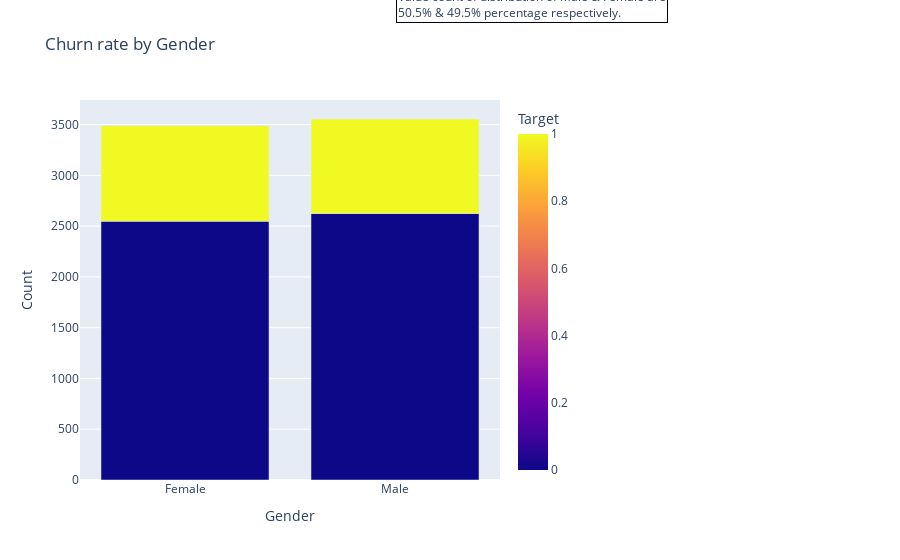
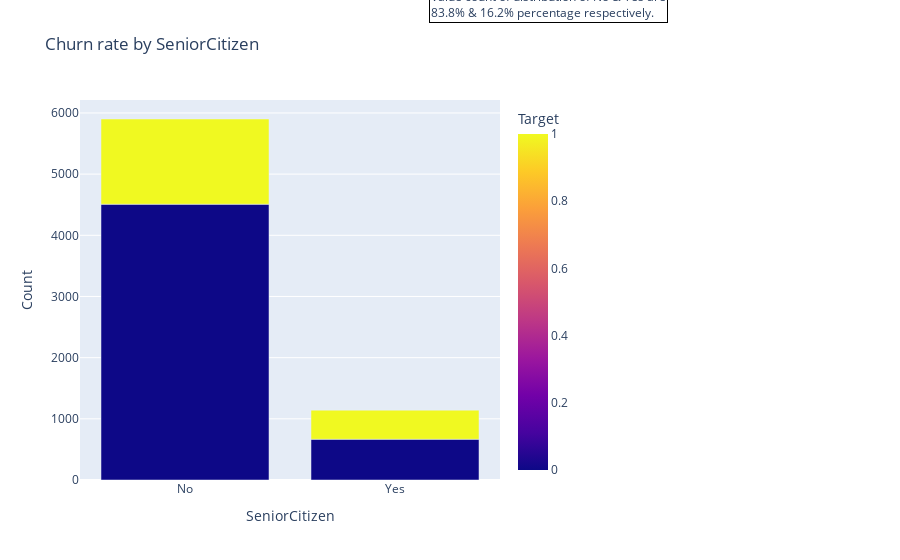
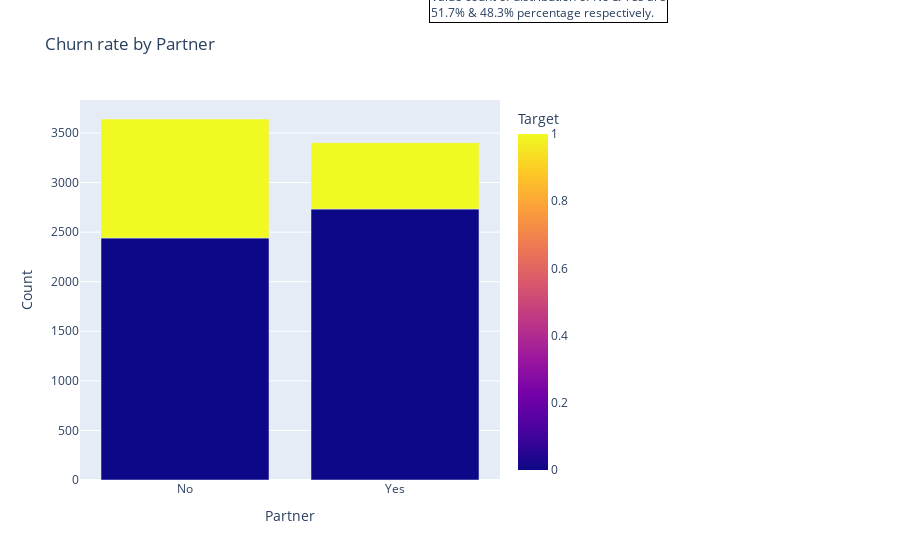
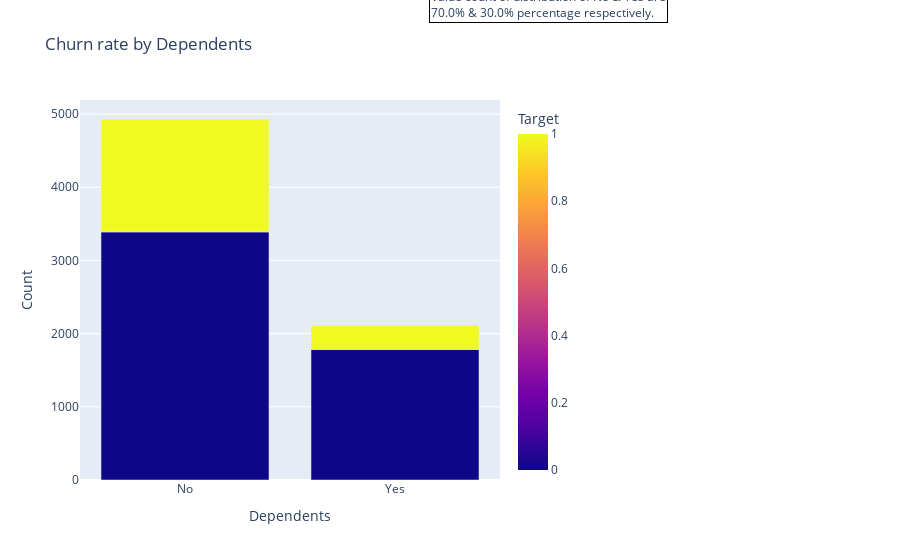

Source (notebook cell) for these figures, in order:
### Markdown cell above
### Изобразим демографические и персональные признаки

### Code cell
bar('Gender')
data_final.loc[data_final.SeniorCitizen==0,'SeniorCitizen'] = "No"   #конвертирует 0 в No 
data_final.loc[data_final.SeniorCitizen==1,'SeniorCitizen'] = "Yes"  #конвертирует 1 в Yes 
bar('SeniorCitizen')
bar('Partner')
bar('Dependents')

### Figure 1 — Plotly figure (JSON) as saved in the notebook; plotly's stock layout.template omitted (floating-point values rounded to 4 significant figures)
{"data": [{"alignmentgroup": "True", "hovertemplate": "Gender=%{x}<br>Count=%{y}<br>Target=%{marker.color}<extra></extra>", "legendgroup": "", "marker": {"color": [0, 1, 0, 1], "coloraxis": "coloraxis", "pattern": {"shape": ""}}, "name": "", "offsetgroup": "", "orientation": "v", "showlegend": false, "textposition": "auto", "type": "bar", "x": ["Female", "Female", "Male", "Male"], "xaxis": "x", "y": [2549, 939, 2625, 930], "yaxis": "y"}], "layout": {"annotations": [{"align": "left", "bordercolor": "black", "borderwidth": 1, "showarrow": false, "text": "Value count of distribution of Male & Female are<br>50.5% & 49.5% percentage respectively.", "x": 1.4, "xref": "paper", "y": 1.3, "yref": "paper"}], "barmode": "group", "coloraxis": {"colorbar": {"title": {"text": "Target"}}, "colorscale": [[0, "#0d0887"], [0.1111, "#46039f"], [0.2222, "#7201a8"], [0.3333, "#9c179e"], [0.4444, "#bd3786"], [0.5556, "#d8576b"], [0.6667, "#ed7953"], [0.7778, "#fb9f3a"], [0.8889, "#fdca26"], [1, "#f0f921"]]}, "legend": {"tracegroupgap": 0}, "margin": {"r": 400}, "title": {"text": "Churn rate by Gender"}, "xaxis": {"anchor": "y", "domain": [0, 1], "title": {"text": "Gender"}}, "yaxis": {"anchor": "x", "domain": [0, 1], "title": {"text": "Count"}}}}

### Figure 2 — Plotly figure (JSON) as saved in the notebook; plotly's stock layout.template omitted (floating-point values rounded to 4 significant figures)
{"data": [{"alignmentgroup": "True", "hovertemplate": "SeniorCitizen=%{x}<br>Count=%{y}<br>Target=%{marker.color}<extra></extra>", "legendgroup": "", "marker": {"color": [0, 1, 0, 1], "coloraxis": "coloraxis", "pattern": {"shape": ""}}, "name": "", "offsetgroup": "", "orientation": "v", "showlegend": false, "textposition": "auto", "type": "bar", "x": ["No", "No", "Yes", "Yes"], "xaxis": "x", "y": [4508, 1393, 666, 476], "yaxis": "y"}], "layout": {"annotations": [{"align": "left", "bordercolor": "black", "borderwidth": 1, "showarrow": false, "text": "Value count of distribution of No & Yes are<br>83.8% & 16.2% percentage respectively.", "x": 1.4, "xref": "paper", "y": 1.3, "yref": "paper"}], "barmode": "group", "coloraxis": {"colorbar": {"title": {"text": "Target"}}, "colorscale": [[0, "#0d0887"], [0.1111, "#46039f"], [0.2222, "#7201a8"], [0.3333, "#9c179e"], [0.4444, "#bd3786"], [0.5556, "#d8576b"], [0.6667, "#ed7953"], [0.7778, "#fb9f3a"], [0.8889, "#fdca26"], [1, "#f0f921"]]}, "legend": {"tracegroupgap": 0}, "margin": {"r": 400}, "title": {"text": "Churn rate by SeniorCitizen"}, "xaxis": {"anchor": "y", "domain": [0, 1], "title": {"text": "SeniorCitizen"}}, "yaxis": {"anchor": "x", "domain": [0, 1], "title": {"text": "Count"}}}}

### Figure 3 — Plotly figure (JSON) as saved in the notebook; plotly's stock layout.template omitted (floating-point values rounded to 4 significant figures)
{"data": [{"alignmentgroup": "True", "hovertemplate": "Partner=%{x}<br>Count=%{y}<br>Target=%{marker.color}<extra></extra>", "legendgroup": "", "marker": {"color": [0, 1, 0, 1], "coloraxis": "coloraxis", "pattern": {"shape": ""}}, "name": "", "offsetgroup": "", "orientation": "v", "showlegend": false, "textposition": "auto", "type": "bar", "x": ["No", "No", "Yes", "Yes"], "xaxis": "x", "y": [2441, 1200, 2733, 669], "yaxis": "y"}], "layout": {"annotations": [{"align": "left", "bordercolor": "black", "borderwidth": 1, "showarrow": false, "text": "Value count of distribution of No & Yes are<br>51.7% & 48.3% percentage respectively.", "x": 1.4, "xref": "paper", "y": 1.3, "yref": "paper"}], "barmode": "group", "coloraxis": {"colorbar": {"title": {"text": "Target"}}, "colorscale": [[0, "#0d0887"], [0.1111, "#46039f"], [0.2222, "#7201a8"], [0.3333, "#9c179e"], [0.4444, "#bd3786"], [0.5556, "#d8576b"], [0.6667, "#ed7953"], [0.7778, "#fb9f3a"], [0.8889, "#fdca26"], [1, "#f0f921"]]}, "legend": {"tracegroupgap": 0}, "margin": {"r": 400}, "title": {"text": "Churn rate by Partner"}, "xaxis": {"anchor": "y", "domain": [0, 1], "title": {"text": "Partner"}}, "yaxis": {"anchor": "x", "domain": [0, 1], "title": {"text": "Count"}}}}

### Figure 4 — Plotly figure (JSON) as saved in the notebook; plotly's stock layout.template omitted (floating-point values rounded to 4 significant figures)
{"data": [{"alignmentgroup": "True", "hovertemplate": "Dependents=%{x}<br>Count=%{y}<br>Target=%{marker.color}<extra></extra>", "legendgroup": "", "marker": {"color": [0, 1, 0, 1], "coloraxis": "coloraxis", "pattern": {"shape": ""}}, "name": "", "offsetgroup": "", "orientation": "v", "showlegend": false, "textposition": "auto", "type": "bar", "x": ["No", "No", "Yes", "Yes"], "xaxis": "x", "y": [3390, 1543, 1784, 326], "yaxis": "y"}], "layout": {"annotations": [{"align": "left", "bordercolor": "black", "borderwidth": 1, "showarrow": false, "text": "Value count of distribution of No & Yes are<br>70.0% & 30.0% percentage respectively.", "x": 1.4, "xref": "paper", "y": 1.3, "yref": "paper"}], "barmode": "group", "coloraxis": {"colorbar": {"title": {"text": "Target"}}, "colorscale": [[0, "#0d0887"], [0.1111, "#46039f"], [0.2222, "#7201a8"], [0.3333, "#9c179e"], [0.4444, "#bd3786"], [0.5556, "#d8576b"], [0.6667, "#ed7953"], [0.7778, "#fb9f3a"], [0.8889, "#fdca26"], [1, "#f0f921"]]}, "legend": {"tracegroupgap": 0}, "margin": {"r": 400}, "title": {"text": "Churn rate by Dependents"}, "xaxis": {"anchor": "y", "domain": [0, 1], "title": {"text": "Dependents"}}, "yaxis": {"anchor": "x", "domain": [0, 1], "title": {"text": "Count"}}}}
